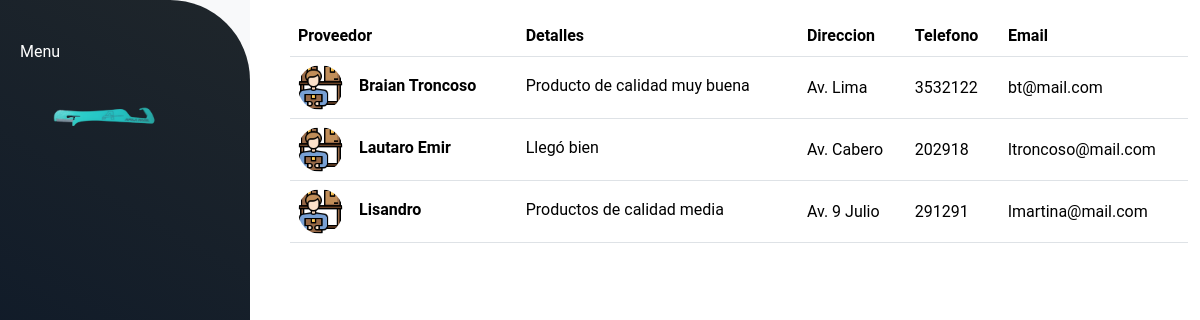
Screenshot of /proveedores/ with the database file from the repository.
### proveedores/models.py (models this page shows, shortened)
class Proveedores(models.Model):
    nombre = models.CharField(max_length=50)
    detalle = models.CharField(max_length=200, blank=True)
    direccion = models.CharField(max_length=100)
    telefono = models.IntegerField(null=True, blank=True)
    email = models.CharField(max_length=100)
    imagen = models.TextField(null=True, blank=True)
    def get_imagen_url(self):
        if self.imagen:
            return f"/static/img/{self.imagen}"
        else:
            return "/static/img/proveedor.png"
    class Meta:
        db_table = 'proveedores'
        verbose_name = "Proveedores"

### proveedores/views.py (the view)
# urls.py: path('', views.mostrar_proveedores, name='proveedores'),
def mostrar_proveedores(request):
    proveedores = Proveedores.objects.all()
    return render(request,'proveedores.html',{'proveedores': proveedores, 'mensaje': "No hay Proveedores"})

### proveedores/templates/proveedores.html (shortened to what this page needs)
{% extends "materias_primas/layout.html" %}
{% load static %}
{% block content %}
{% if proveedores%}
<div class="container" id="altura">
    <table class="table align-middle mb-0 bg-white m-3 mb-5" >
        <thead class="bg-light">
        <tr>
            <th>Proveedor</th>
            <th>Detalles</th>
            <th>Direccion</th>
            <th>Telefono</th>
            <th>Email</th>
        </tr>
        </thead>
        <tbody>
        {% for proveedor in proveedores %}
            <tr>
                <td>
                <div class="d-flex align-items-center" >
                    <img
                        src="{{ proveedor.get_imagen_url }}"
                        alt="NO-IMG"
                        style="width: 45px; height: 45px"
                        class="rounded-circle"
                        />
                    <div class="ms-3">
                    <p class="fw-bold mb-1 ml-2">{{proveedor.nombre}}</p>
                    </div>
                </div>
                </td>
                <td>
                <p class="fw-normal mb-1">{{ proveedor.detalle }}</p>
                </td>
                <td>{{ proveedor.direccion }}</td>
                <td>{{ proveedor.telefono }}</td>
                <td>{{ proveedor.email }}</td>
            </tr>
        {%endfor%}
        </tbody>
    </table>
{%else%}
    <h5 class="fw-normal mb-1" style="color:red">NO HAY PROVEEDORES DISPONIBLES</h5>
{%endif%}
</div>
{% endblock %}

### static/style.css (style rules this page uses)
body { font-family: 'Roboto' !important; width: 100% !important; height: 100vh !important; margin: 0; }
#altura { max-height: 100vh !important; overflow-y: auto !important; }

### rows the page displays
Proveedores: nombre "Braian Troncoso", detalle "Producto de calidad muy buena", direccion "Av. Lima", telefono "3532122", email "bt@mail.com"
Proveedores: nombre "Lautaro Emir", detalle "Llegó bien", direccion "Av. Cabero", telefono "202918", email "ltroncoso@mail.com"
Proveedores: nombre "Lisandro", detalle "Productos de calidad media", direccion "Av. 9 Julio", telefono "291291", email "lmartina@mail.com"
